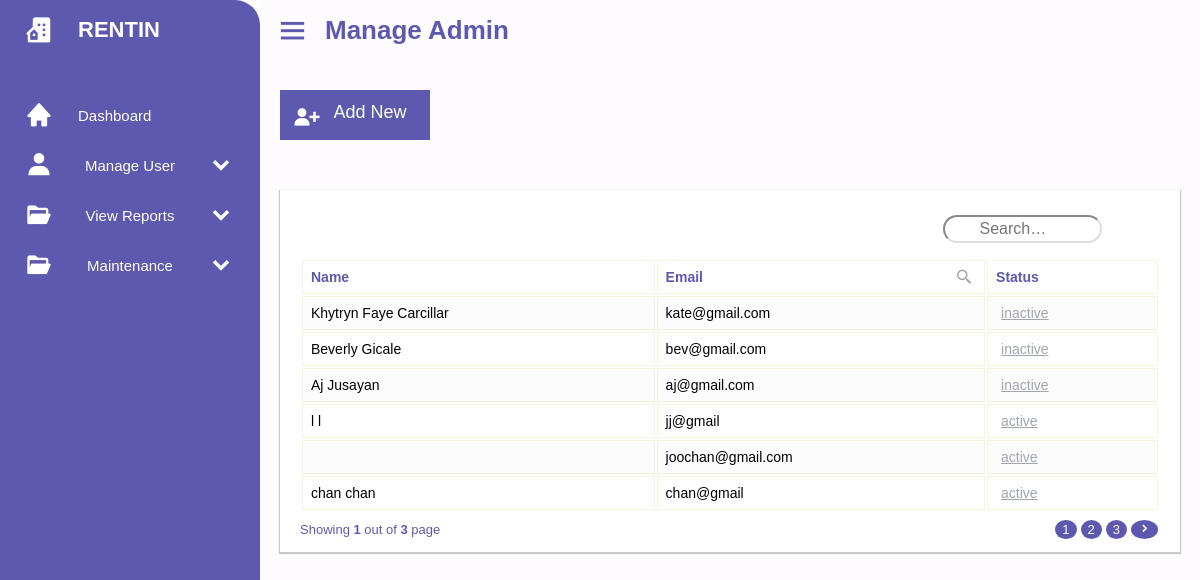
Page /manageAdmin.php on the committed database.
### tables this page shows
CREATE TABLE `user` (
  `user_ID` int(11) NOT NULL,
  `username` varchar(50) NOT NULL,
  `password` varchar(50) NOT NULL,
  `userInfo_ID` int(11) NOT NULL,
  `userLevel_ID` int(11) NOT NULL,
  `status` int(11) NOT NULL
);

CREATE TABLE `userinfo` (
  `userInfo_ID` int(11) NOT NULL,
  `firstname` varchar(99) NOT NULL,
  `lastname` varchar(99) NOT NULL,
  `email` varchar(99) NOT NULL,
  `contact` int(11) NOT NULL
);

### manageAdmin.php (the view, shortened to what this page needs)
<!DOCTYPE>
<html>
    <head>
        <link href='https://unpkg.com/boxicons@2.1.4/css/boxicons.min.css' rel='stylesheet'>
    </head>
    <body>
        <div class = "container">
            <div class = "navigation">
                <div class = "logo">
                <i class='bx bxs-building-house'></i>
                    <span class = "logo-name"> RENTIN </span>
                </div>
                <ul class = "nav-links">
                    <li>
                        <a href = "adminDashboard.php">
                        <i class='bx bxs-home'></i>
                            <span class = "label"> Dashboard </span>
                        </a>
                    </li>
                    <li>
                        <div class = "menu">
                            <i class='bx bxs-user'></i>
                            <span class = "label"> Manage User
                            </span>
                            <i class='bx bxs-chevron-down arrow'></i>
                        </div>
                    </li>
                    <li>
                        <div class = "menu">
                        <i class='bx bxs-folder-open' ></i>
                            <span class = "label"> View Reports </span>
                        <i class='bx bxs-chevron-down arrow'></i>
                        </div>
                    </li>
                    <li>
                        <div class = "menu">
                        <i class='bx bxs-folder-open' ></i>
                            <span class = "label"> Maintenance </span>
                        <i class='bx bxs-chevron-down arrow'></i>
                        </div>
                    </li>
                </ul>
            </div>
        </div>
        <section class = "menu-toggle">
            <div class = "toggle-content">
                <i class = "bx bx-menu"> </i>
                <span class = "text"> Manage Admin </span>
            </div>
            <div class="add-new">
            <a href="#" class = "btn btn-add mb-5" onclick = "openAdd()">
                    <i class="bx bxs-user-plus"style="font-size:30px;float:left" > </i> Add New
                </a>
            </div>
            <div class="container-xl">
                <div class="table-wrapper">
                    <div class="table-title">
                        <div class="row">
                            <div class="col-sm-4">
                                <div class="search-box">
                                    <i class="bx bx-search-alt-2" style="font-size: 18px;"></i>
                                    <input type="text" class="form-control" placeholder="Search&hellip;">
                                </div>
                            </div>
                        </div>
                    <table class="table table-striped table-hover table-bordered">
                        <thead>
                            <tr>
                                <th>Name</th>
                                <th>Email</th>
                                <th>Status</th>
                            </tr>
                        </thead>
                        <tbody>
                        <?php
                            include "dbconn.php";
                            if(isset($_GET['page']) && $_GET['page'] !== "") {
                                $page = $_GET['page'];
                            } else {
                                $page = 1;
                            }
                            $limit = 6;
                            $offset = ($page - 1) * $limit;
                            $sql = "SELECT userinfo.userInfo_ID, userinfo.email, user.status, CONCAT(firstName,' ', lastName) AS fullName FROM userinfo JOIN user ON userinfo.userInfo_ID = user.userInfo_ID LIMIT $offset, $limit";
                            $result = mysqli_query($conn, $sql);
                            while ($row = mysqli_fetch_assoc($result)) {
                                ?>
                                    <tr class = "data-row">
                                        <td> <?php echo $row['fullName'] ?> </td>
                                        <td> <?php echo $row['email'] ?> </td>
                                        <td>
                                            <?php
                                                if ($row['status'] == 1) {
                                                    echo '<p> <a href = "status.php?userInfo_ID='.$row['userInfo_ID'].'&status=0"> active </a> </p>';
                                                } else {
                                                    echo '<p> <a href = "status.php?userInfo_ID='.$row['userInfo_ID'].'&status=1"> inactive </a> </p>';
                                                }
                                            ?>
                                        </td>
                                    </tr>
                                <?php
                            }
                        ?>
                        </tbody>
                    </table>
                    <div class="clearfix">
                        <ul class="pagination">
                    <?php
                    $query =  "SELECT COUNT(*) FROM user";
                    $result_count = mysqli_query($conn, $query);
                    $records = mysqli_fetch_row($result_count);
                    $total_records = $records[0];
                    $total_pages = ceil($total_records / $limit);
                    $link = "";
                    ?>
                    <?php
                         for ($counter = 1; $counter <= $total_pages; $counter++){
                            if ($counter == $page) {
                                $link .= "<li class = 'page-item active'>
                                <a class = 'page-link' href= 'manageAdmin?page="
                                .$counter."'>".$counter." </a></li>";
                            } else {
                                $link .= "<li class = 'page-item'>
                                <a class = 'page-link' href='manageAdmin.php?page=".$counter."'> ".$counter." </a> </li>";
                            }
                        };
                        echo $link;
                        if($page < $total_pages) {
                            echo "<li class = 'page-item'>
                            <a class = 'page-link' href='manageAdmin.php?page=".($page+1)."'>
                            <i class = 'bx bxs-chevron-right'></i> </a></li>";
                        }
                    ?>
                </ul>
                <div class="hint-text">Showing <b> <?= $page; ?> </b> out of <b> <?= $total_pages; ?></b> page</div>
                    </div>
                    </div>
                </div>
            </div>
        </section>
    </body>
</html>

### rows in the picture
user: fullName "Khytryn Faye Carcillar", userInfo_ID.email "kate@gmail.com"
user: fullName "Beverly Gicale", userInfo_ID.email "bev@gmail.com"
user: fullName "Aj Jusayan", userInfo_ID.email "aj@gmail.com"
user: fullName "l l", userInfo_ID.email "jj@gmail"
user: userInfo_ID.email "joochan@gmail.com"
user: fullName "chan chan", userInfo_ID.email "chan@gmail"

### other values in the picture
$page "1"
$total_pages "3"
